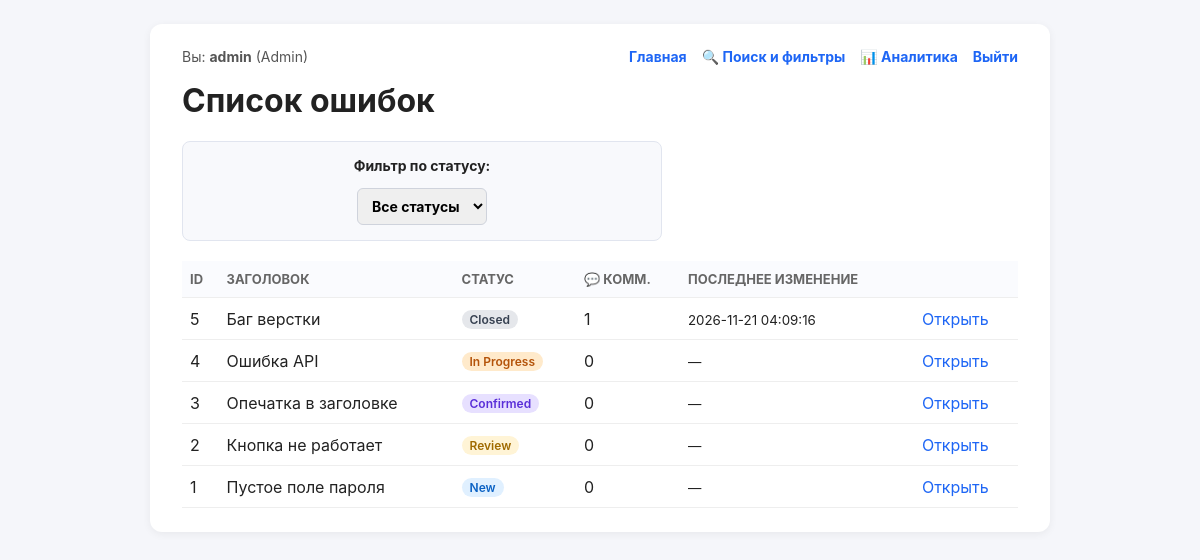
The page /bug_list.php (signed in) on the database its author committed.
### tables this page shows
CREATE TABLE bugs (
        id INTEGER PRIMARY KEY AUTOINCREMENT,
        title TEXT NOT NULL,
        description TEXT,
        status TEXT NOT NULL DEFAULT 'New',
        priority TEXT DEFAULT 'Medium',
        project_id INTEGER,
        author_id INTEGER,
        created_at TEXT DEFAULT (datetime('now'))
    , steps TEXT);

### auth.php (called while the page is built, shortened)
<?php
function current_user(): array {
    return [
        'id'    => (int)$_SESSION['user_id'],
        'login' => $_SESSION['login'] ?? '',
        'role'  => $_SESSION['role'] ?? '',
    ];
}

### bug_list.php (the view, shortened to what this page needs)
<?php
require_once __DIR__ . '/auth.php';
require_once __DIR__ . '/db.php';
$user = current_user();
$sql = "SELECT b.*,
        (SELECT COUNT(*) FROM comments c WHERE c.bug_id = b.id) AS comment_count,
        (SELECT created_at FROM bug_history h WHERE h.bug_id = b.id ORDER BY h.created_at DESC LIMIT 1) AS last_status_change
        FROM bugs b";
$params = [];
$sql .= " ORDER BY b.id DESC";
$stmt = $pdo->prepare($sql);
$stmt->execute($params);
$bugs = $stmt->fetchAll();
?>
<!DOCTYPE html>
<html lang="ru">
<head><meta charset="UTF-8"><title>Список ошибок — BugHunter</title><link rel="stylesheet" href="style.css"></head>
<body>
<div class="container">
    <div class="topbar">
        <span>Вы: <strong><?= htmlspecialchars($user['login']) ?></strong> (<?= htmlspecialchars($user['role']) ?>)</span>
        <div class="nav-links">
            <a href="bug_list.php">Главная</a>
            <a href="bugs_search.php">🔍 Поиск и фильтры</a>
            <a href="dashboard.php">📊 Аналитика</a>
            <a href="logout.php">Выйти</a>
        </div>
    </div>
    <h1>Список ошибок</h1>
    <form method="GET" class="filter-form" style="margin-bottom: 20px;">
        <label>Фильтр по статусу:
            <select name="status" onchange="this.form.submit()">
                <option value="">Все статусы</option>
            </select>
        </label>
    </form>
    <table>
        <tr>
            <th>ID</th>
            <th>Заголовок</th>
            <th>Статус</th>
            <th>💬 Комм.</th>
            <th>Последнее изменение</th>
            <th></th>
        </tr>
        <?php foreach ($bugs as $b): ?>
        <tr>
            <td><?= (int)$b['id'] ?></td>
            <td><?= htmlspecialchars($b['title']) ?></td>
            <td><span class="status s-<?= str_replace(' ', '_', $b['status']) ?>"><?= htmlspecialchars($b['status']) ?></span></td>
            <td align="center"><?= $b['comment_count'] ?></td>
            <td><small><?= $b['last_status_change'] ? htmlspecialchars($b['last_status_change']) : '—' ?></small></td>
            <td><a href="bug_view.php?id=<?= (int)$b['id'] ?>">Открыть</a></td>
        </tr>
        <?php endforeach; ?>
    </table>
</div>
</body>
</html>

### style.css (style rules this page uses)
* { box-sizing: border-box; }
body { font-family: -apple-system, "Segoe UI", Roboto, sans-serif; background: #f5f6fa; margin: 0; color: #222; }
.container { max-width: 900px; margin: 24px auto; background: #fff; padding: 24px 32px; border-radius: 12px; box-shadow: 0 2px 8px rgba(0,0,0,.06); }
h1 { margin-top: 0; }
a { color: #1e66f5; text-decoration: none; }
.topbar { display: flex; justify-content: space-between; align-items: center; margin-bottom: 16px; font-size: 14px; color: #555; }
form { display: flex; flex-direction: column; gap: 12px; max-width: 480px; }
label { display: flex; flex-direction: column; font-size: 14px; }
input, textarea, select, button { font: inherit; padding: 8px 10px; border: 1px solid #cfd3dc; border-radius: 6px; margin-top: 4px; }
table { width: 100%; border-collapse: collapse; margin-top: 12px; }
th, td { text-align: left; padding: 10px 8px; border-bottom: 1px solid #eee; }
th { background: #fafbfe; font-size: 13px; text-transform: uppercase; color: #666; }
.status { display: inline-block; padding: 2px 8px; border-radius: 10px; font-size: 12px; font-weight: 600; background: #eef2f7; }
.s-New { background: #e0f0ff; color: #0b62c4; }
.s-Review { background: #fff4d6; color: #a06a00; }
.s-Confirmed { background: #e7e0ff; color: #5a2fd8; }
.s-In_Progress { background: #ffeacb; color: #b45309; }
.s-Closed { background: #e5e7eb; color: #374151; }
.nav-links { display: flex; gap: 15px; }
.filter-form { background: #f8f9fc; padding: 15px; border-radius: 8px; border: 1px solid #e1e5ef; }
.nav-links a { font-weight: bold; color: #1e66f5; text-decoration: none; }
.filter-form label { display: flex; align-items: center; gap: 10px; font-weight: bold; font-size: 14px; }

### rows shown on the page
bugs: id "5", title "Баг верстки", status "Closed", comment_count "1", last_status_change "2026-11-21 04:09:16"
bugs: id "4", title "Ошибка API", status "In Progress", comment_count "0"
bugs: id "3", title "Опечатка в заголовке", status "Confirmed", comment_count "0"
bugs: id "2", title "Кнопка не работает", status "Review", comment_count "0"
bugs: id "1", title "Пустое поле пароля", status "New", comment_count "0"

### other values the page prints
$user['login'] "admin"
$user['role'] "Admin"
